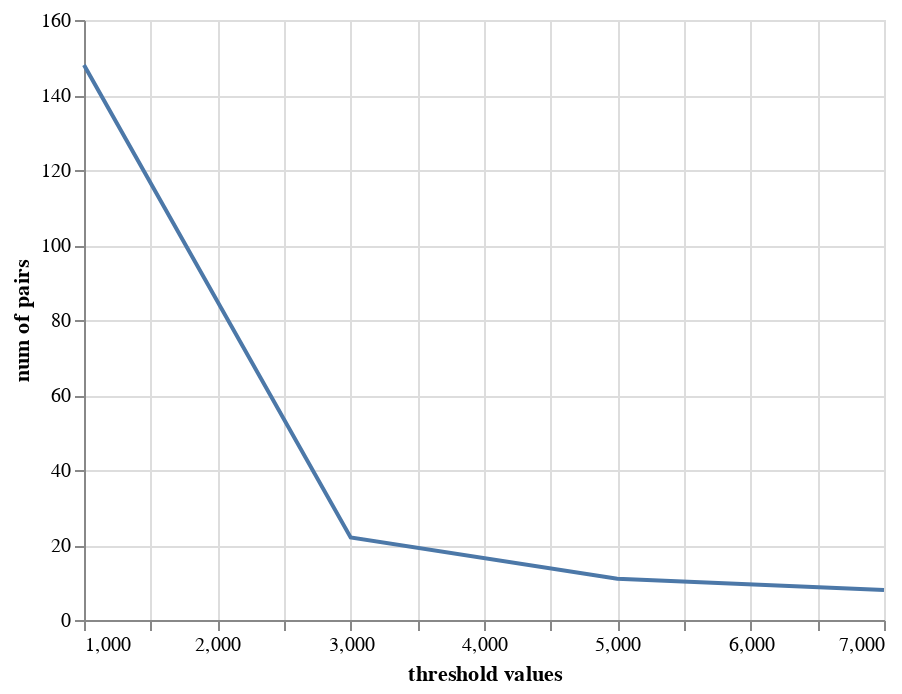

The notebook cell saved with this chart:
### Markdown cell above
## NUM OF PAIRS VS THRESHOLD

### Code cell
x = [1000,3000,5000,7000]
y = num_pairs_A
source = pd.DataFrame({
  'threshold values': x,
  'num of pairs': y
})

alt.Chart(source).mark_line().encode(
    x='threshold values',
    y='num of pairs'
)

### Figure 1 — Vega-Lite specification as saved in the notebook (floating-point values rounded to 4 significant figures)
{"config": {"view": {"continuousWidth": 400, "continuousHeight": 300}}, "data": {"name": "data-c0c69cc62d2446efb22f793f293df0a0"}, "mark": "line", "encoding": {"x": {"field": "threshold values", "type": "quantitative"}, "y": {"field": "num of pairs", "type": "quantitative"}}, "$schema": "https://vega.github.io/schema/vega-lite/v4.17.0.json", "datasets": {"data-c0c69cc62d2446efb22f793f293df0a0": [{"threshold values": 1000, "num of pairs": 148}, {"threshold values": 3000, "num of pairs": 22}, {"threshold values": 5000, "num of pairs": 11}, {"threshold values": 7000, "num of pairs": 8}]}}
